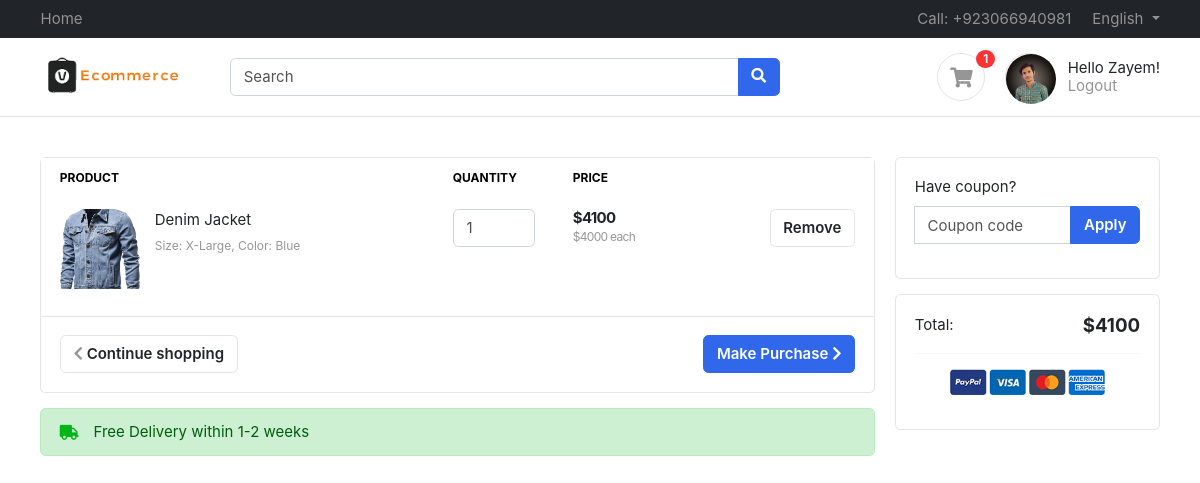
The app's page /account/cart/ (signed in), older data.
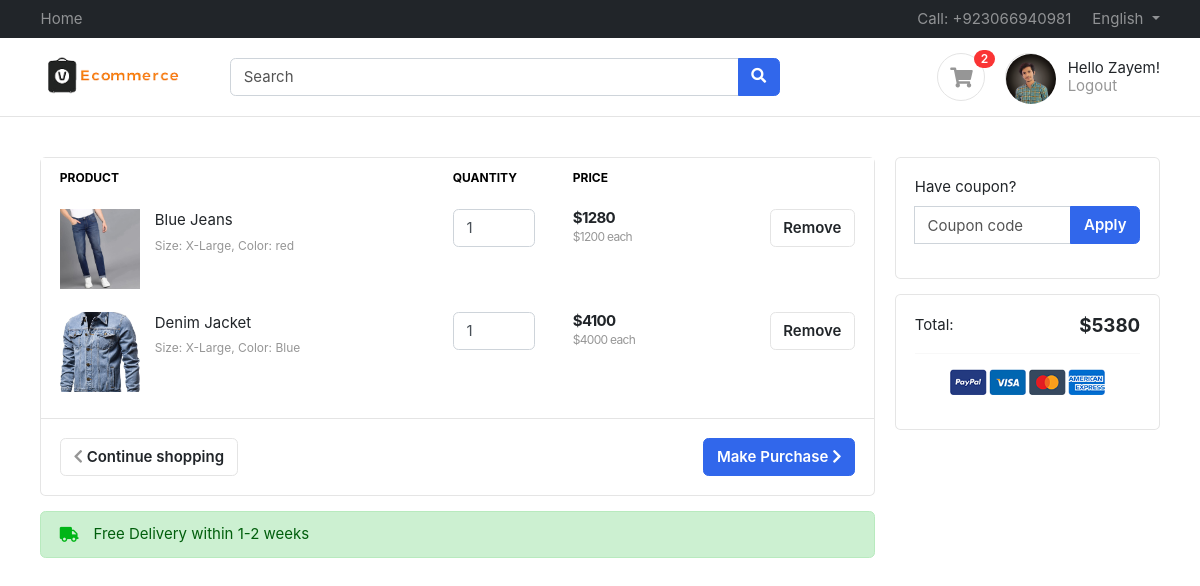
The same page, newer data.
### accounts/models.py (models this page shows)
class Profile(BaseModel):
    user = models.OneToOneField(User, on_delete=models.CASCADE, related_name='profile')
    is_email_verified = models.BooleanField(default=False)
    email_token = models.CharField(max_length=100, null=True, blank=True)
    profile_image = models.ImageField(upload_to='profile')
    def get_cart_count(self):
        return CartItem.objects.filter(cart__is_paid=False, cart__user=self.user).count()

class CartItem(BaseModel):
    cart = models.ForeignKey(Cart, on_delete=models.CASCADE, related_name='cart_items')
    product = models.ForeignKey(Product, on_delete=models.SET_NULL, null=True, blank=True)
    quantity = models.IntegerField(default=1)
    colorVariant = models.ForeignKey(ColorVariant, on_delete=models.SET_NULL, null=True, blank=True)
    sizeVariant = models.ForeignKey(SizeVariant, on_delete=models.SET_NULL, null=True, blank=True)
    def get_product_price(self):
        price = self.product.price if self.product else 0
        if self.colorVariant:
            price += self.colorVariant.price if self.colorVariant else 0
        if self.sizeVariant:
            price += self.sizeVariant.price if self.sizeVariant else 0
        return price * self.quantity

### products/models.py (models this page shows, shortened)
class Product(BaseModel):
    product_name = models.CharField(max_length=100)
    slug = models.SlugField(unique=True, null=True, blank=True)
    category = models.ForeignKey(Category, on_delete=models.CASCADE, related_name='products')
    price = models.IntegerField()
    modal_number = models.CharField(max_length=100, blank=True, null=True)
    description = models.TextField()
    color_variant = models.ManyToManyField(ColorVariant, blank=True)
    size_variant = models.ManyToManyField(SizeVariant, blank=True)

class ProductImage(BaseModel):
    product = models.ForeignKey(Product, on_delete=models.CASCADE, related_name='product_images')
    image = models.ImageField(upload_to='product')

class SizeVariant(BaseModel):
    size_name = models.CharField(max_length=100)
    slug = models.SlugField(unique=True, null=True, blank=True)
    price = models.IntegerField(default=0)

class ColorVariant(BaseModel):
    color_name = models.CharField(max_length=100)
    slug = models.SlugField(unique=True, null=True, blank=True)
    price = models.IntegerField(default=0)

### accounts/views.py (the view, shortened to what this page needs)
# urls.py: path('cart/', cart, name="cart"),
def cart(request):
    if not request.user.is_authenticated:
         return redirect('/account/login')
    else:
        cart = Cart.objects.filter(is_paid=False, user=request.user).first()
        total_price = 0
        sub_total_price = 0
        if cart:
            cart_items = cart.get_cart_items()
            total_price = cart.get_cart_total()
        else:
            cart_items = []
        if cart.coupon:
            sub_total_price = total_price + cart.coupon.discount_price if cart.coupon else total_price
        context = {'cart_items': cart_items, 'total_price': total_price, 'cart':cart, 'sub_total_price': sub_total_price}
        return render(request, 'accounts/cart.html', context= context)

### accounts/models.py (called while the page is built)
    def get_cart_items(self):
        return self.cart_items.all()

    def get_cart_total(self):
        cart_items = self.cart_items.all()
        total_price = 0  # Initialize total price
        for cart_item in cart_items:
            product_price = cart_item.get_product_price()
            total_price += product_price  # Add the product price to total
        if self.coupon:
            return total_price - self.coupon.discount_price
        return total_price

### templates/accounts/cart.html (shortened to what this page needs)
{% extends "base/base.html" %} {% block start %}
<section class="section-content padding-y">
    <div class="container">
    <div class="row">
        <main class="col-md-9">
    <div class="card">
    <table class="table table-borderless table-shopping-cart">
    {% if not cart_items %}
    <div class="alert ">
        <p class="text-center text-muted">Your cart is empty</p>
    </div>
    {%else%}
    <thead class="text-muted">
    <tr class="small text-uppercase">
      <th scope="col">Product</th>
      <th scope="col" width="120">Quantity</th>
      <th scope="col" width="120">Price</th>
      <th scope="col" class="text-right" width="200"> </th>
    </tr>
    </thead>
    <tbody>
        {% for item in cart_items %}
        <tr>
            <td>
                <figure class="itemside">
                    <div class="aside"><img src="/media/{{item.product.product_images.first.image}}" class="img-sm"></div>
                    <figcaption class="info">
                        <a href="#" class="title text-dark">{{ item.product.product_name }}</a>
                        <p class="text-muted small">Size: {{ item.sizeVariant.size_name }}, Color: {{ item.colorVariant.color_name }}</p>
                    </figcaption>
                </figure>
            </td>
            <td>
                <form  method="POST">
                    <select onchange="this.form.submit()" class="form-control" name="quantity">
                        <option value="1" {% if item.quantity == 1 %} selected {% endif %}>1</option>
                    </select>
                </form>
            </td>
            <td>
                <div class="price-wrap">
                    <var class="price">${{  item.get_product_price }}</var>
                    <small class="text-muted"> ${{ item.product.price }} each </small>
                </div>
            </td>
            <td class="text-right">
                <a href="{% url 'remove_cart' item.uid %}" class="btn btn-light"> Remove</a>
            </td>
        </tr>
        {%endfor%}
    </tbody>
    {% endif %}
    </table>
    <div class="card-body border-top">
        {% if cart_items %}
        <a href="/account/checkout" class="btn btn-primary float-md-right"> Make Purchase <i class="fa fa-chevron-right"></i> </a>
        {%endif%}
        <a href="/" class="btn btn-light"> <i class="fa fa-chevron-left"></i> Continue shopping </a>
    </div>
    </div>
    <div class="alert alert-success mt-3">
        <p class="icontext"><i class="icon text-success fa fa-truck"></i> Free Delivery within 1-2 weeks</p>
    </div>
        </main>
        <aside class="col-md-3">
            <div class="card mb-3">
                <div class="card-body">
                <form method="POST">
                    <div class="form-group">
                        <label>Have coupon?</label>
                        <div class="input-group">
                            <input type="text" class="form-control" name="coupon" placeholder="Coupon code">
                            <span class="input-group-append">
                                <button type="submit" class="btn btn-primary">Apply</button>
                            </span>
                        </div>
                    </div>
                </form>
                </div>
            </div>
            <div class="card">
                <div class="card-body">
                        <dl class="dlist-align">
                          <dt>Total:</dt>
                          <dd class="text-right  h5"><strong>${{total_price}}</strong></dd>
                        </dl>
                        <hr>
                        <p class="text-center mb-3">
                            <img src="/media/images/misc/payments.png" height="26">
                        </p>
                </div>
            </div>
        </aside>
    </div>
    </div>
    </section>
{% endblock %}

### templates/base/base.html (shortened to what this page needs)
<!DOCTYPE html>
<html lang="en">
  <head>
<link href="https://cdn.jsdelivr.net/npm/bootstrap@5.3.2/dist/css/bootstrap.min.css" rel="stylesheet">
    <link href="/media/css/bootstrap.css" rel="stylesheet" type="text/css" />
    <link
      href="/media/fonts/fontawesome/css/all.min.css"
      type="text/css"
      rel="stylesheet"
    />
    <link href="/media/css/ui.css" rel="stylesheet" type="text/css" />
    <link href="/media/css/responsive.css" rel="stylesheet" />
  </head>
  <body>
    <header class="section-header">
      <nav class="navbar navbar-dark navbar-expand p-0 bg-dark">
        <div class="container">
          <ul class="navbar-nav d-none d-md-flex mr-auto">
            <li class="nav-item"><a class="nav-link" href="/">Home</a></li>
          </ul>
          <ul class="navbar-nav">
            <li class="nav-item">
              <a href="https://wa.me/923066940981" class="nav-link"> Call: +923066940981 </a>
            </li>
            <li class="nav-item dropdown">
              <a
                href="#"
                class="nav-link dropdown-toggle"
                data-toggle="dropdown"
              >
                English
              </a>
            </li>
          </ul>
        </div>
      </nav>
      <section class="header-main border-bottom">
        <div class="container">
          <div class="row align-items-center">
            <div class="col-lg-2 col-4">
              <div class="brand-wrap">
                <img class="logo" src="/media/images/logo.png" />
              </div>
            </div>
            <div class="col-lg-6 col-sm-12">
              <form action="{% url 'search' %}" method="GET">
                <div class="input-group w-100">
                  <input
                    type="text"
                    name="query"
                    class="form-control"
                    placeholder="Search"
                  />
                  <div class="input-group-append">
                    <button class="btn btn-primary" type="submit">
                      <i class="fa fa-search"></i>
                    </button>
                  </div>
                </div>
              </form>
            </div>
            <div class="col-lg-4 col-sm-6 col-8">
              <div class="widgets-wrap float-md-right">
                <div class="widget-header mr-3">
                  <a href="/account/cart" class="icon icon-sm rounded-circle border"
                    ><i class="fa fa-shopping-cart"></i
                  ></a>
                  <span class="badge badge-pill badge-danger notify">{{request.user.profile.get_cart_count}}</span>
                </div>
                <div class="widget-header icontext">
                  <a href="/account" class="icon icon-sm rounded-circle border"
                    >{% if request.user.profile.profile_image %}
                    <img src="{{ request.user.profile.profile_image.url }}" alt="Profile Photo" class="rounded-circle" width="50" height="50">
                    {%else%}
                    <i class="fa fa-user"></i>
                    {%endif%}
                    </a>
                  <div class="text">
                    {% if request.user.is_authenticated %}
                    <div class="text">
                      <p>Hello {{ request.user.last_name }}!</p>
                      <a href="/account/logout" class="text-muted">Logout</a>
                    </div>
                    {%else%}
                    <div>
                      <a href="/account/login">Sign in</a> |
                      <a href="/account/register/"> Register</a>
                    </div>
                    {% endif %}
                  </div>
                </div>
              </div>
            </div>
          </div>
        </div>
      </section>
    </header>
    {% block start %} {% endblock %}
  </body>
</html>

### public/static/css/ui.css (style rules this page uses)
html { font-family: 'Inter', sans-serif; font-size: 15px; }
.price-wrap { letter-spacing: -0.7px; }
.icon-xs, .icon-sm, .icon-md, .icon-lg { display: inline-block; text-align: center; flex-shrink: 0; flex-grow: 0; }
.icon-sm { width: 48px; height: 48px; line-height: 48px; font-size: 20px; }
.img-xs, .img-sm, .img-md, .img-lg { object-fit: cover; flex-shrink: 0; flex-grow: 0; }
.img-sm { width: 80px; height: 80px; }
.padding-y { padding-top: 40px; padding-bottom: 40px; }
var { font-style: normal; }
figure { margin-bottom: 0; }
article:after, .form-group:after { display: block; clear: both; content: ""; }
.card .title { color: #212529; }
p:last-child { margin-bottom: 0; }
.header-main { position: relative; padding-top: 1rem; padding-bottom: 1rem; }
.brand-wrap .logo, .navbar-brand .logo { margin-right: 7px; max-height: 42px; display: inline-block; }
.widget-header { display: inline-block; vertical-align: middle; position: relative; }
.widget-header a { color: #545454; }
.widget-header i { color: #969696; }
.widget-header .notify { position: absolute; top: -3px; right: -10px; }
.btn-light { background-color: #fff; border-color: #e4e4e4; }
.btn-light i { color: #969696; }
.itemside { position: relative; display: flex; width: 100%; }
.itemside .aside { position: relative; flex-shrink: 0; }
.itemside .info { padding-left: 15px; padding-right: 7px; }
.itemside p { margin-bottom: 0; }
.itemside .title { display: block; margin-bottom: 5px; color: #212529; }
[class*="dlist-"] { margin-bottom: 5px; }
[class*="dlist-"] dd { margin-bottom: 0; }
.dlist-align { display: flex; }
.dlist-align dt { width: 120px; word-wrap: break-word; font-weight: normal; }
.dlist-align dd { flex-grow: 1; }
.icontext { display: inline-flex; align-items: center; vertical-align: middle; }
.icontext p { margin-bottom: 0; }
.icontext .text { width: 100%; line-height: 1.2; color: #212529; }
.icontext .icon { position: relative; margin-right: 15px; flex-shrink: 0; flex-grow: 0; }
.notify { position: absolute; top: -4px; right: -10px; display: inline-block; padding: .25em .6em; font-size: 12px; line-height: 1; text-align: center; border-radius: 3rem; color: #fff; background-color: #fa3434; }
.price { font-weight: 600; color: #212529; }
.table-shopping-cart.table td, .table-shopping-cart.table th { padding-left: 1.25rem; padding-right: 1.25rem; }
.table-shopping-cart .price-wrap { line-height: 1.2; }
.table-shopping-cart .price { font-weight: bold; margin-right: 5px; display: block; }

Row changes from the older to the newer data that the page shows:
added CartItem: product.product_images.first.image (picture), product.product_name "Blue Jeans", sizeVariant.size_name "X-Large", colorVariant.color_name "red", quantity "1", get_product_price "1280", product.price "1200"
Text that changed along with them:
{{ request.user.profile.get_cart_count }}: "1" → "2"
{{ total_price }}: "4100" → "5380"
